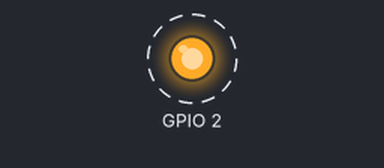
The program below on a simulated Raspberry Pi (BCM pin numbers). On the bench: output pins drawn as LEDs (lit = HIGH). Dashed ring = blinking. What the program prints to the terminal is not drawn.

Above: at 0.5 s.
Timing chart, 0 to 4.6 s (numbered marks = the images above):
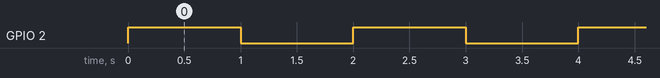

The program:

2_led.py
```python
import time
import RPi.GPIO as GPIO       ## Import GPIO library
GPIO.setmode(GPIO.BCM)      ## Use board pin numbering
GPIO.setup(2,GPIO.OUT)      ## Setup GPIO Pin 2 to OUT
GPIO.setwarnings(False)
while True:
	GPIO.output(2,True)  ##Turn on Led
	print('on')
	time.sleep(1)         ## Wait for one second
	GPIO.output(2,False) ## Turn off Led
	print('off')
	time.sleep(1)         ## Wait for one second
```

Measured:
- by itself, GPIO 2: alternates HIGH for 1.0 s and LOW for 1.0 s
